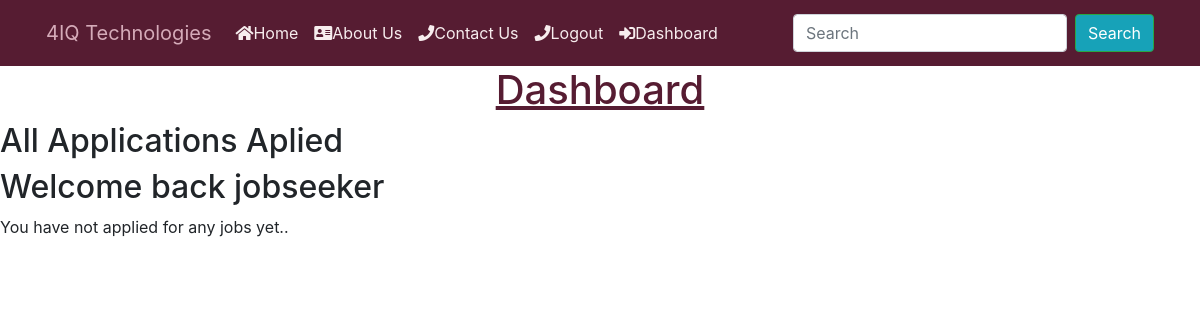
Page /users/dashboard (signed in) on the earlier database version.
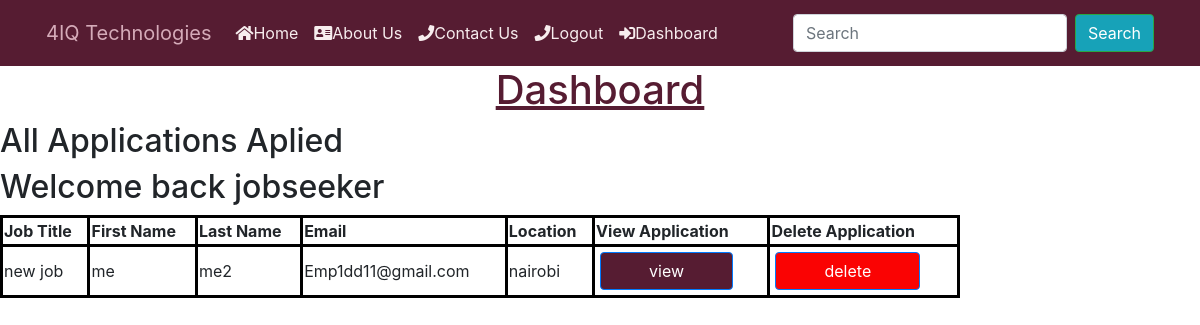
Same page on the later database version.
### job/models.py (models this page shows, shortened)
class Application(models.Model):
    job = models.ForeignKey(Job,
                            related_name='applications',
                             on_delete=models.CASCADE)
    first_name = models.CharField(max_length=200, null=True, blank=True)
    last_name = models.CharField(max_length=200, null=True, blank=True)
    date_of_birth = models.CharField(max_length=20, blank=True, null=True)
    gender = models.CharField(max_length=10,
                              choices=GENDER,
                              blank=True,
                              null=True)
    email = models.EmailField(max_length=70, blank=True, unique=True)
    location = models.CharField(
        max_length=104,
        null=True
    )
    mobile = models.IntegerField(null=True, blank=True)
    education   = models.CharField( max_length=255, null=True, blank=True)
    content = models.TextField()
    experience = models.TextField()
    created_at = models.DateTimeField(auto_now_add=True,null=False)
    created_by = models.ForeignKey(User,
                                   related_name="applications",
                                   on_delete=models.CASCADE)

class Job(models.Model):
    title = models.CharField(max_length=50)
    created_at = models.DateTimeField(auto_now_add=True)
    skillset_required = models.TextField(max_length=200)
    about_job = models.TextField(blank=True, null=True)
    experience = models.CharField(max_length=50,null=True)
    salary = models.CharField(max_length=50,null=True)
    deadline = models.CharField(max_length=50,null=True)
    created_by = models.ForeignKey(User,
                                   related_name="jobs",
                                   on_delete=models.CASCADE)
    class Meta:
        ordering = ['-created_at']

### users/views.py (the view)
# urls.py: path("dashboard", views.dashboard, name="dashboard"),
@login_required
def dashboard(request):
   return render ( request,'dashboard.html' ,{'userprofile': request.user.userprofile})

### users/templates/dashboard.html (shortened to what this page needs)
{% include 'header.html' %} {% block content %}
<h1 class="title">
  <center style="text-decoration: underline; color: #561c32">Dashboard</center>
</h1>
{% if userprofile.is_employer %}
<h2 class="subtitle">Welcome back Employer..</h2>
<p>All jobs posted</p>
{% for job in request.user.jobs.all %}
<div class="job">
  <a href="{% url 'users:view_dashboard_job' job.id%}"> {{ job.title }} </a>
</div>
{% empty %}
<p>You have not posted any jobs yet...</p>
{% endfor %} {% else %}
<h2 class="subtitle">All Applications Aplied</h2>
<h2 class="subtitle">Welcome back jobseeker</h2>
{% for application in request.user.applications.all %}
 <table style="width: 80%">
  <tr>
    <th>Job Title</th>
    <th>First Name</th>
    <th>Last Name</th>
    <th>Email</th>
    <th>Location</th>
    <th>View Application</th>
    <th>Delete Application</th>
  </tr>
  <tr>
    <td>{{ application.job.title }}</td>
    <td>{{ application.first_name }}</td>
    <td>{{ application.last_name }}</td>
    <td>{{ application.email }}</td>
    <td>{{ application.location }}</td>
    <td>
      <a
        href="{% url 'users:view_application' application.id %}
            "
      >
        <input
          type="submit"
          value="view"
          class="m-1 px-5 btn btn-primary"
          style="background-color: #561c32"
        />
      </a>
    </td>
    <td>
      <a href="{% url 'job:delete_application' application.id %}">
        <input
          type="submit"
          value="delete"
          class="m-1 px-5 btn btn-primary"
          style="background-color: #fa0303"
        />
      </a>
    </td>
  </tr>
 </table>
 {% empty %}
  <p>You have not applied for any jobs yet..</p>
     {% endfor %}
  {% endif %}
{% endblock %}

### employee/templates/header.html (shortened to what this page needs)
<!DOCTYPE html>
<html lang="en">
<head>
    {% load static %}
    <link rel="stylesheet" href="{% static 'css/mystyle.css' %}">
    <link
    rel="stylesheet"
    href="https://stackpath.bootstrapcdn.com/bootstrap/4.4.1/css/bootstrap.min.css"
     />
    <link
    rel="stylesheet"
    href="https://stackpath.bootstrapcdn.com/font-awesome/4.7.0/css/font-awesome.min.css"
    />
   <link rel="stylesheet" href="https://maxcdn.bootstrapcdn.com/bootstrap/4.3.1/css/bootstrap.min.css">
   <link rel="stylesheet" href="https://use.fontawesome.com/releases/v5.6.3/css/all.css">
</head>
<body>
    <nav class="navbar navbar-expand-lg  " style="display: flex; background-color: #561C32;" >
    <div class="collapse navbar-collapse" id="navbar" style="padding: 5px 30px">
        <div class="navbar-nav" style="width: 100%;">
            <a class="navbar-brand" style="color: #D5ABB9" href="{% url 'employee:base' %}">4IQ Technologies</a>
            <a style="color: white;" class="nav-item nav-link" id="home" href="{% url 'employee:base' %}">
            <i class="fa fa-home"></i>Home</a>
            <a
            style="color: white; "
            class="nav-item nav-link"
            href="{% url 'employee:about'%}"
            ><i class="fas fa-address-card"></i>About Us</a>
            <a
            style="color: white;"
            class="nav-item nav-link"
            href="{% url 'employee:contact'%}"
            ><i class="fas fa-phone"></i>Contact Us</a
            >
           {% if request.user.is_authenticated %}
           <a
           style="color: white;"
           class="nav-item nav-link"
           href="{% url 'employee:logout' %}"
           ><i class="fas fa-phone"></i>Logout</a
           >
            {% endif %}
            {% if request.user.is_authenticated %}
            <a
            style="color: white;"
            class="nav-item nav-link"
            href="{% url 'users:dashboard' %}"
            ><i class="fas fa-sign-in-alt"></i>Dashboard</a
            >
            {% endif %}
            <form class="form-inline my-2 my-lg-0 rightNav" style="flex-grow: 1; justify-content: end;">
                <input class="form-control mr-sm-2 " type="search" placeholder="Search" aria-label="Search">
                    <button class="btn btn-outline-success my-2 my-sm-0 bg-info" style="color: white;" type="submit">Search</button>
            </form>
            </div>
          </div>
      </nav>
</body>
</html>

### employee/static/css/mystyle.css (style rules this page uses)
.nav-link { color: #f7edee !important; }

### users/templates/dashboard.html (style rules this page uses)
table, th, td { border: 3px solid black; }

Differences in the rows shown:
added Application: job "new job", first_name "me", last_name "me2", email "Emp1dd11@gmail.com", location "nairobi"
Other differences:
text no longer shown: "You have not applied for any jobs yet.."
